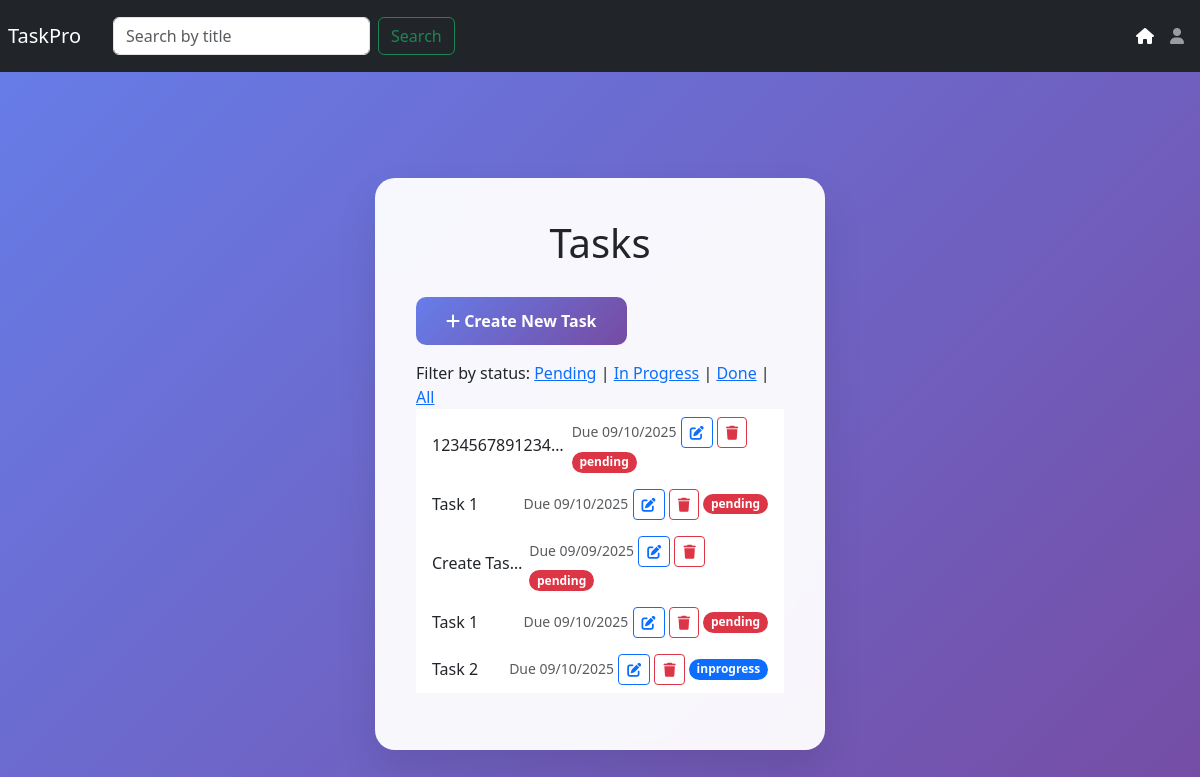
The page /tasks/ (signed in) on the database as committed earlier.
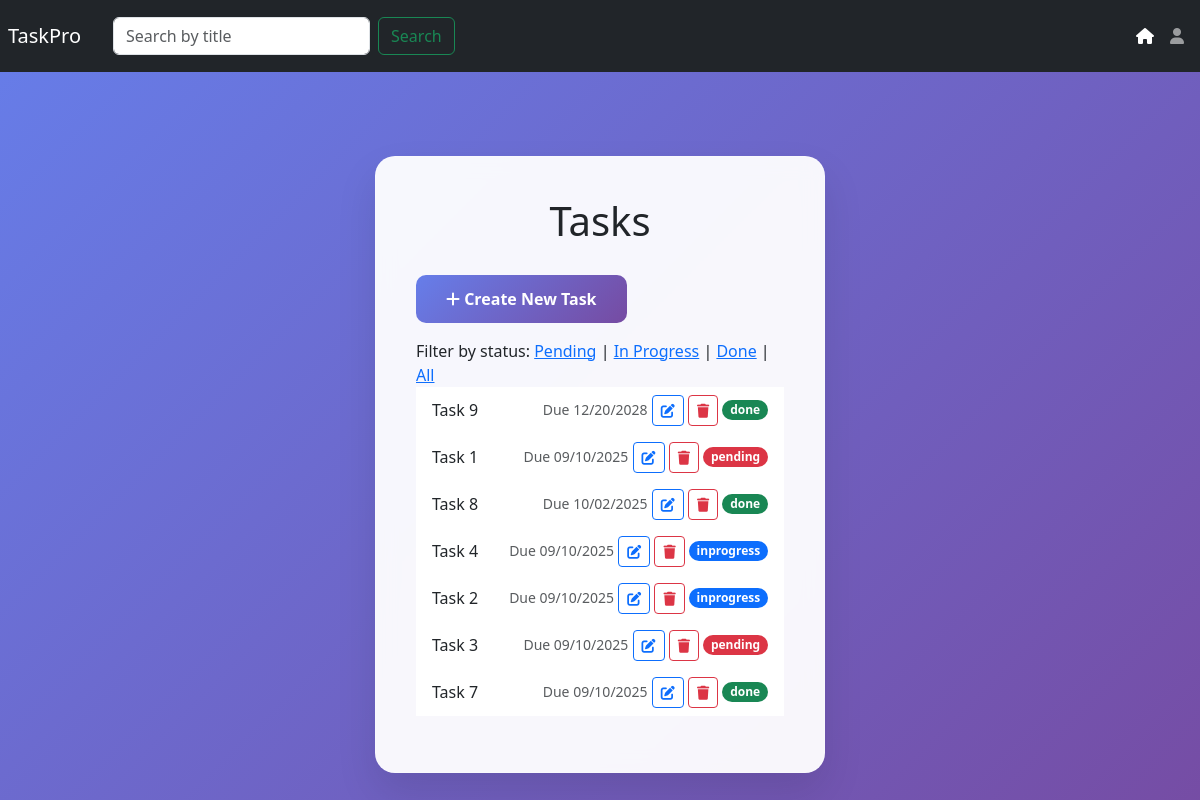
The same page on the database as committed later.
### task_main/models.py (models this page shows, shortened)
class Tasks(models.Model):
    title=models.CharField(max_length=50,)
    slug=models.SlugField(max_length=255,unique=True)
    description=models.CharField(max_length=255)
    expiry=models.DateField()
    priority=models.CharField(max_length=10,choices=priority_choices,default='Lowest')
    status=models.CharField(choices=status_choices,default='pending')
    user=models.ForeignKey(CustomUser,on_delete=models.CASCADE)

### task_main/views.py (the view)
# urls.py: path('',views.TaskListView.as_view(), name='tasklist'),
class TaskListView(mixins.ListModelMixin,GenericAPIView):
    permission_classes=[IsAuthenticated,]
    serializer_class=TaskListCreateSerializer
    renderer_classes=[TemplateHTMLRenderer]
    def get_queryset(self):
        queryset = Tasks.objects.filter(user=self.request.user).order_by('priority')
        status = self.request.query_params.get('status')
        sortby = self.request.query_params.get('sortby')
        if status:
            print(status)
            queryset = queryset.filter(status=status)
            if sortby:
                print(sortby)
                queryset.order_by(sortby)
        return queryset
    def get(self, request, *args, **kwargs):
        queryset = self.get_queryset()
        return Response({'tasks': queryset}, template_name='task_main/tasklist.html')

### templates/task_main/tasklist.html (shortened to what this page needs)
{% extends 'base.html' %}
{% block content %}
<div class="auth-card mb-3">
    <h1 class="auth-header">Tasks</h1>
    <div class="d-flex justify-content-between mb-3">
        <a href='{% url "taskcreate" %}' class="btn btn-primary"><i class="fas fa-plus"></i> Create New Task</a>
    </div>
    <div>
        Filter by status:
        <a href="{% url 'tasklist' %}?status=pending">Pending</a> |
        <a href="{% url 'tasklist' %}?status=in progress">In Progress</a> |
        <a href="{% url 'tasklist' %}?status=done">Done</a> |
        <a href="{% url 'tasklist' %}">All</a>
    </div>
{% if tasks %}
    <div class="d-flex-row justify-content-between flex-wrap">
        {% for task in tasks %}
        <div class="mb-3">
            <ul class="list-group list-group-flush">
                <li class="list-group-item d-flex align-items-center gap-2">
                    <div class="d-flex align-items-center flex-grow-1 gap-6 overflow-hidden">
                        <label for="id_title" class="form-check-label truncate flex-grow-1 mb-0">{{ task.title}}</label>
                        <div class="d-flex-center gap-2">
                            <span class="text-muted small flex-shrink-0">Due {{ task.expiry|date:"SHORT_DATE_FORMAT"}}</span>
                        <a href="{% url 'taskedit' slug=task.slug %}"
                            class="btn btn-sm btn-outline-primary flex-shrink-0"><i class="fas fa-edit"></i></a>
                        <a href="{% url 'taskdelete' slug=task.slug %}"
                            class="btn btn-sm btn-outline-danger flex-shrink-0"><i class="fas fa-trash"></i></a>
                        <span
                            class="badge rounded-pill bg-{% if task.status == 'done' %}success{% elif task.status == 'in progress' %}primary{% else %}danger{% endif %} flex-shrink-0">
                            {% if task.status == 'done' %}done{% elif task.status == 'in progress' %}inprogress{% else %}pending{% endif %}
                        </span>
                        </div>
                    </div>
                </li>
            </ul>
            {% endfor %}
        </div>
        {% else %}
        <h5>No tasks found</h5>
    </div>
    {% endif %}
    {% endblock %}

### templates/base.html (shortened to what this page needs)
<!DOCTYPE html>
<html lang="en">
<head>
    <link href="https://cdn.jsdelivr.net/npm/bootstrap@5.3.0/dist/css/bootstrap.min.css" rel="stylesheet">
    <link href="https://cdnjs.cloudflare.com/ajax/libs/font-awesome/6.0.0/css/all.min.css" rel="stylesheet">
</head>
<body>
            <nav class="navbar navbar-expand-lg navbar-dark bg-dark">
            <a class="navbar-brand p-2" href="#">TaskPro</a>
            <form method="GET" action="" class="d-flex justify-content-center p-2" disabled>
                <input type="text" name="q" class="form-control me-2" placeholder="Search by title">
                <button type="submit" class="btn btn-outline-success">Search</button>
            </form>
            <ul class="navbar-nav d-flex ms-auto p-2">
                <li class="nav-item">
                    <a class="nav-link active" href="{% url 'tasklist' %}" ><i class="fas fa-home"></i></a>
                </li>
                <li class="nav-item">
                    <a class="nav-link" href="{% url 'profile' %}" ><i class="fas fa-user"></i></a>
                </li>
            </ul>
        </nav>
    <div class="auth-container">
        <div class="container ">
            {% block content %}
            {% endblock %}
        </div>
    </div>
</body>
</html>

### templates/base.html (style rules this page uses)
body { background: linear-gradient(135deg, #667eea 0%, #764ba2 100%); min-height: 100vh; font-family: 'Segoe UI', Tahoma, Geneva, Verdana, sans-serif; }
.auth-container { min-height: 100vh; display: flex; align-items: center; justify-content: center; padding: 20px; }
.auth-card { background: rgba(255, 255, 255, 0.95); backdrop-filter: blur(10px); border-radius: 20px; box-shadow: 0 20px 40px rgba(0, 0, 0, 0.1); padding: 40px; width: 100%; max-width: 450px; border: 1px solid rgba(255, 255, 255, 0.2); margin: 0 auto; }
.auth-header { text-align: center; margin-bottom: 30px; }
.btn-primary { background: linear-gradient(135deg, #667eea 0%, #764ba2 100%); border: none; border-radius: 10px; padding: 12px 30px; font-weight: 600; font-size: 16px; transition: all 0.3s ease; }
.truncate { overflow: hidden; text-overflow: ellipsis; white-space: nowrap; min-width: 0; }

Rows that differ between the two databases and show on the page:
removed Tasks: title "1234567891234…", expiry "09/10/2025", status "pending"
removed Tasks: title "Create Tas…", expiry "09/09/2025", status "pending"
removed Tasks: title "Task 1", expiry "09/10/2025", status "pending"
added Tasks: title "Task 9", expiry "12/20/2028", status "done"
added Tasks: title "Task 8", expiry "10/02/2025", status "done"
added Tasks: title "Task 4", expiry "09/10/2025", status "inprogress"
added Tasks: title "Task 3", expiry "09/10/2025", status "pending"
added Tasks: title "Task 7", expiry "09/10/2025", status "done"
